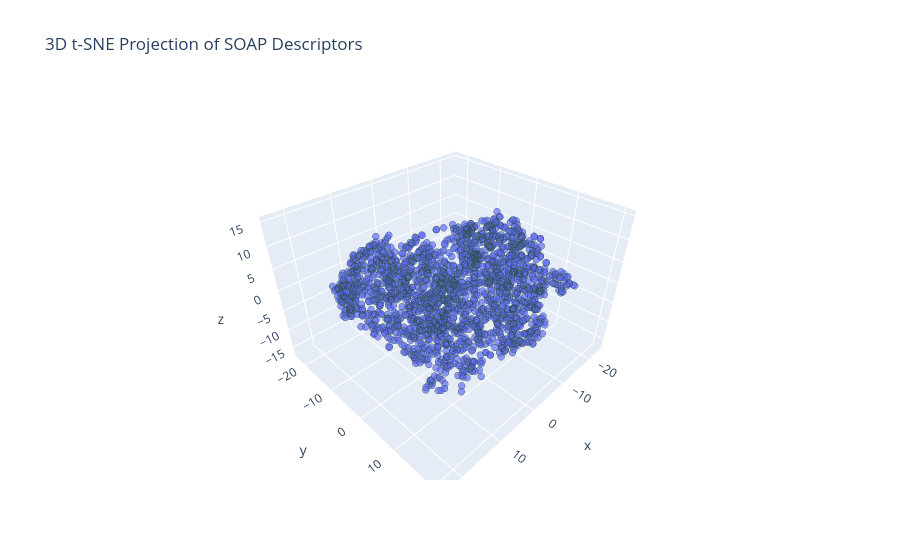

Write notebook code for a chart like this one.
### Code cell
import plotly.express as px
from sklearn.manifold import TSNE

# 1. Ask t-SNE for 3 dimensions instead of 2
print("Running 3D t-SNE, please wait...")
tsne_3d = TSNE(n_components=3, perplexity=30, random_state=42)
X_3d_tsne = tsne_3d.fit_transform(X_tangent) # We use X_tangent from the previous code!

# 2. Create an interactive 3D scatter plot
# We convert labels to strings so plotly treats them as distinct categories (colors)
fig = px.scatter_3d(
    x=X_3d_tsne[:, 0], 
    y=X_3d_tsne[:, 1], 
    z=X_3d_tsne[:, 2],
    title="3D t-SNE Projection of SOAP Descriptors",
    labels={'color': 'Cluster'},
    opacity=0.7
)

# Make the dots a bit smaller for 3D viewing
fig.update_traces(marker=dict(size=4, line=dict(width=0.5, color='DarkSlateGrey')))
fig.show()

### Figure 1 — Plotly figure (JSON) as saved in the notebook; plotly's stock layout.template omitted (floating-point values rounded to 4 significant figures; data arrays with more than 128 entries replaced by an {"elided": "..."} marker saying what was removed)
{"data": [{"hovertemplate": "x=%{x}<br>y=%{y}<br>z=%{z}<extra></extra>", "legendgroup": "", "marker": {"color": "#636efa", "line": {"color": "DarkSlateGrey", "width": 0.5}, "opacity": 0.7, "size": 4, "symbol": "circle"}, "mode": "markers", "name": "", "scene": "scene", "showlegend": false, "type": "scatter3d", "x": {"elided": "2000 float values"}, "y": {"elided": "2000 float values"}, "z": {"elided": "2000 float values"}}], "layout": {"legend": {"tracegroupgap": 0}, "scene": {"domain": {"x": [0, 1], "y": [0, 1]}, "xaxis": {"title": {"text": "x"}}, "yaxis": {"title": {"text": "y"}}, "zaxis": {"title": {"text": "z"}}}, "title": {"text": "3D t-SNE Projection of SOAP Descriptors"}}}
